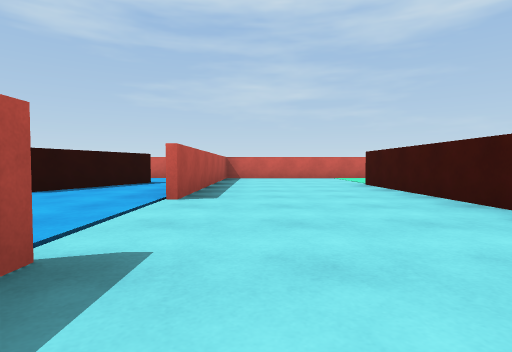
view 1 (above)

23 first-person views from a walk through a Unity game level. The camera is 0.61 m above the floor, tilts 2° down and sees 80° across. The floor is counted in squares, 2 m on a side. Each view is taken from the middle of a square. On the plan, view 1 faces up. The plan holds only what a view shows up to about 9 squares ahead; the rest is blank.

view 2
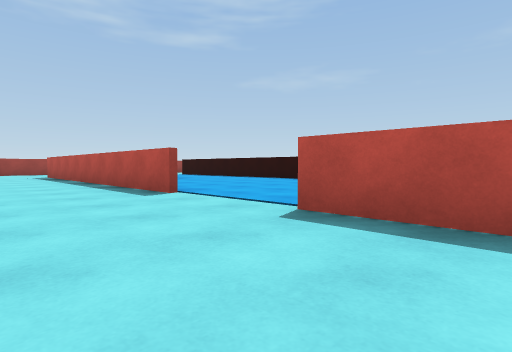

view 3
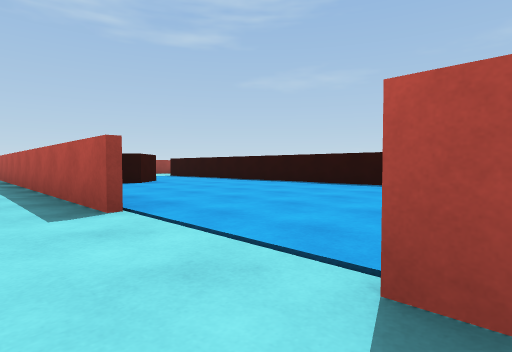

view 4
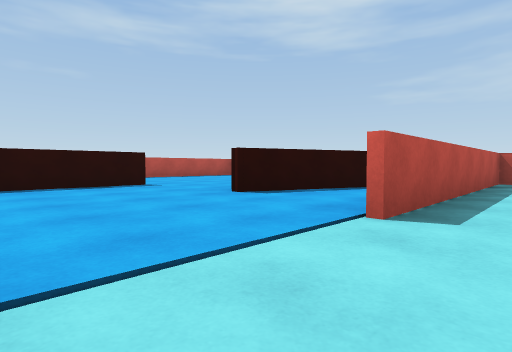

view 5
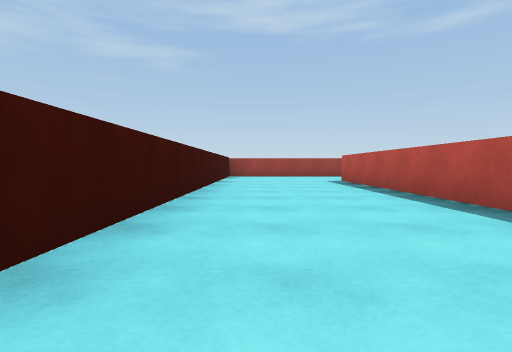

view 6
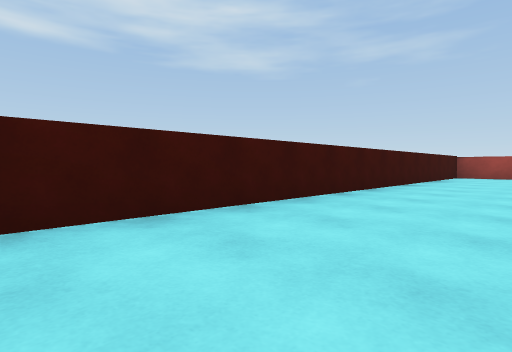

view 7
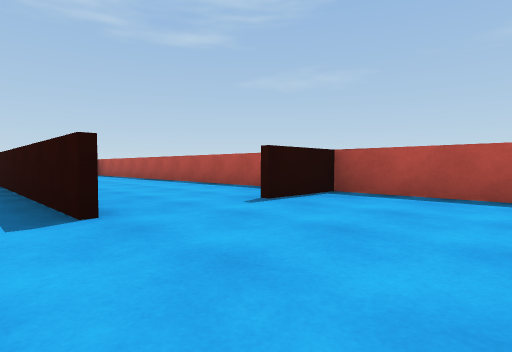

view 8
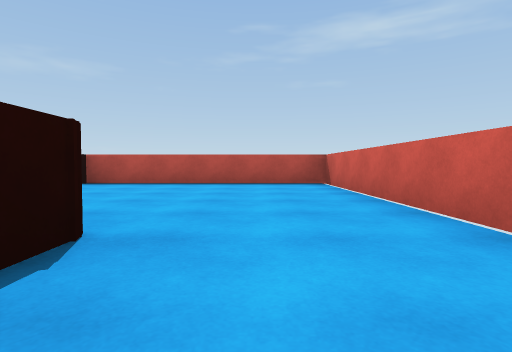

view 9
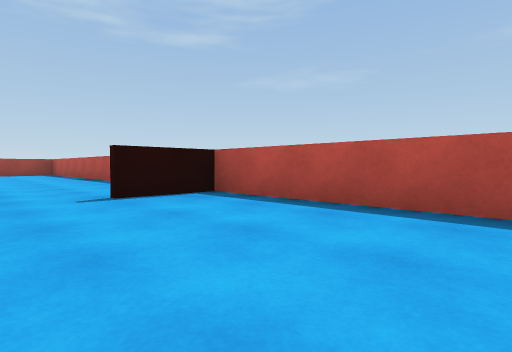

view 10
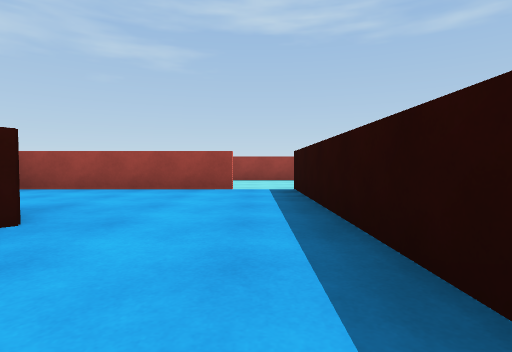

view 11
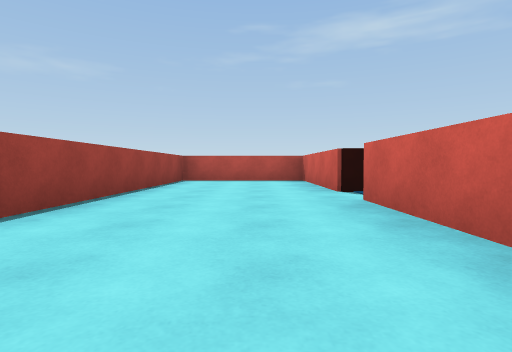

view 12
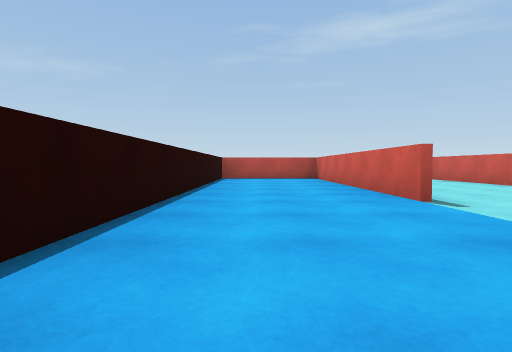

view 13
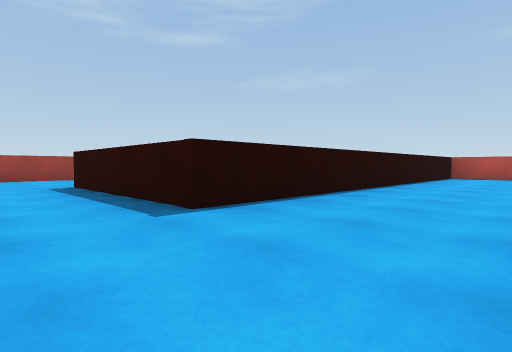

view 14
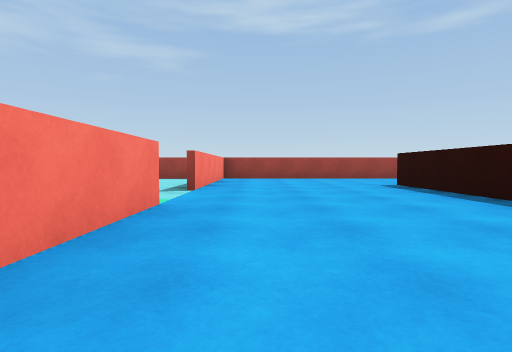

view 15
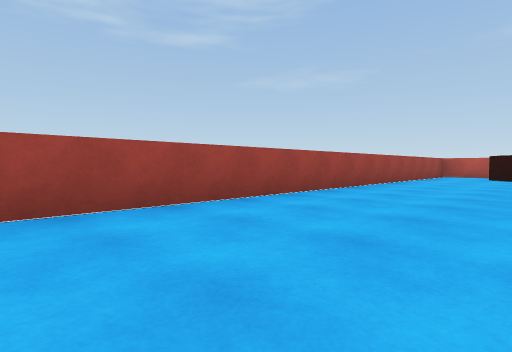

view 16
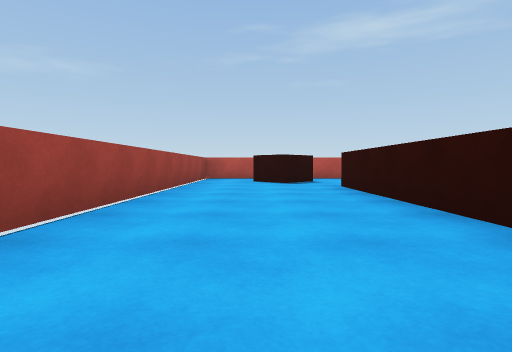

view 17
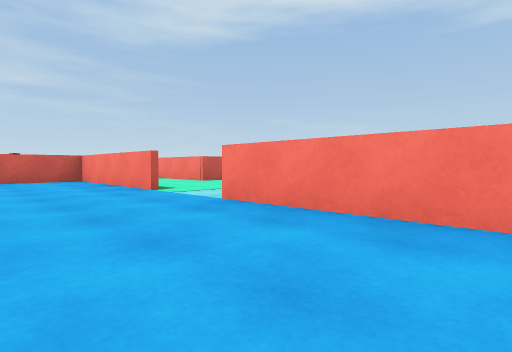

view 18
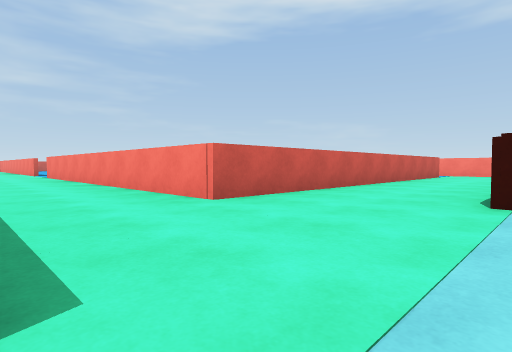

view 19
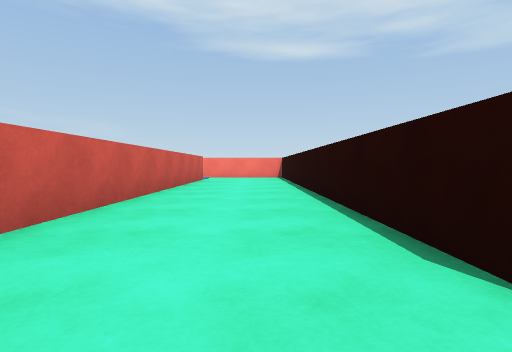

view 20
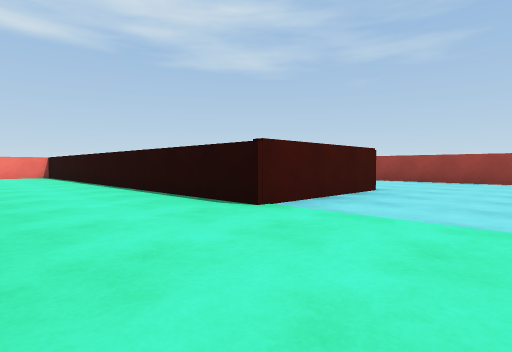

view 21
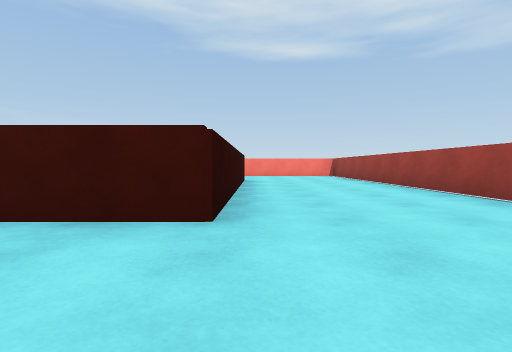

view 22
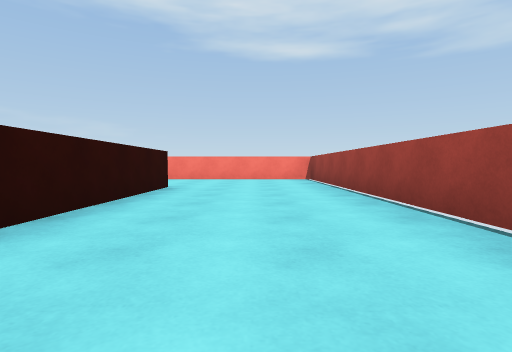

view 23
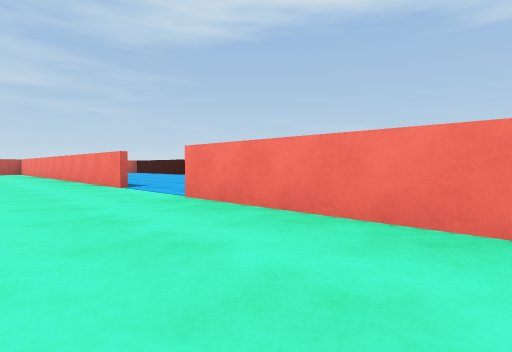

### Floor plan
Ten units are one square. View 1 is at (0, 0); x grows to the right and y downward. Boxes are objects, and circles mark ways between rooms. Rooms are numbered by the first view taken in them; rooms with no view inside come last. Other rooms are left out.
<svg viewBox="-77 -77 210 234">
<path fill="none" stroke="#000" d="M-7 -10 -7 51M14 -72 -7 -72 -7 -26M-15 75 17 75M17 76 17 -49M-45 -31 -45 50M-72 -31 -60 -31M-21 -72 -72 -72 -72 -30M-38 49 -9 49M-15 98 -2 98M28 95 28 76 17 76M-2 98 -2 129M28 105 28 95M28 135 28 118M-14 128 -45 128M-72 119 -72 152 28 152 28 135M56 107 128 107M116 89 46 89M127 110 127 85M46 9 46 -61M26 -72 14 -72M46 89 46 24M102 128 56 128 56 107M36 152 127 152 127 135M-26 76 -72 76M-72 69 -72 98 -15 98M-69 49 -59 49M-72 -30 -72 46M-45 50 -72 50 -72 69M-72 75 -28 75M-21 50 -38 50"/>
<rect x="-35" y="-55" width="20" height="20" fill="#bbb"><title>other object</title></rect>
<rect x="-25" y="15" width="10" height="20" fill="#bbb"><title>other object</title></rect>
<rect x="-65" y="125" width="10" height="20" fill="#bbb"><title>other object</title></rect>
<circle cx="-10" cy="-10" r="3" fill="#2a7"/>
<circle cx="-10" cy="-20" r="3" fill="#2a7"/>
<circle cx="-10" cy="-30" r="3" fill="#2a7"/>
<circle cx="20" cy="-50" r="3" fill="#2a7"/>
<circle cx="20" cy="-60" r="3" fill="#2a7"/>
<circle cx="-10" cy="60" r="3" fill="#2a7"/>
<circle cx="-60" cy="-30" r="3" fill="#2a7"/>
<circle cx="-40" cy="50" r="3" fill="#2a7"/>
<circle cx="15" cy="100" r="3" fill="#2a7"/>
<circle cx="-5" cy="85" r="3" fill="#2a7"/>
<circle cx="15" cy="125" r="3" fill="#2a7"/>
<circle cx="30" cy="110" r="3" fill="#2a7"/>
<circle cx="40" cy="100" r="3" fill="#2a7"/>
<circle cx="45" cy="125" r="3" fill="#2a7"/>
<circle cx="-20" cy="70" r="3" fill="#2a7"/>
<circle cx="-30" cy="60" r="3" fill="#2a7"/>
<text x="0" y="0">1</text>
<text x="-40" y="-20">2</text>
<text x="0" y="80">3</text>
<text x="10" y="110">4</text>
<text x="-30" y="140">5</text>
<text x="70" y="100">6</text>
<text x="30" y="0">7</text>
<text x="70" y="140">8</text>
<text x="-50" y="80">9</text>
<text x="-60" y="10">10</text>
<text x="-60" y="60">11</text>
<text x="-20" y="60">12</text>
</svg>
Room 1 opens to room 2. Room 1 opens to room 7. Room 1 opens to room 12. Room 2 opens to room 10. Room 2 opens to room 11. Room 3 opens to room 4. Room 3 opens to room 9. Room 4 opens to room 5. Room 4 opens to room 6. Room 6 opens to room 7. Room 6 opens to room 8. Room 9 opens to room 12. Room 11 opens to room 12.

Where each view was taken, in squares from view 1:
view 1: 0 up, 0 right, facing up
view 2: 4 up, 1 right, facing down-left
view 3: 3 up, 0 right, facing down-left
view 4: 1 up, 0 right, facing up-left
view 5: 1 up, 1 right, facing down
view 6: 1 up, 0 right, facing down-right
view 7: 5 up, 4 left, facing down-left
view 8: 6 up, 2 left, facing left
view 9: 6 up, 5 left, facing down-left
view 10: 1 down, 4 left, facing down
view 11: 6 down, 1 left, facing left
view 12: 9 down, 0 right, facing left
view 13: 8 down, 1 right, facing down-left
view 14: 8 down, 2 right, facing down
view 15: 13 down, 2 right, facing down-left
view 16: 14 down, 0 right, facing left
view 17: 14 down, 1 right, facing up-right
view 18: 11 down, 3 right, facing up-right
view 19: 10 down, 5 right, facing right
view 20: 9 down, 4 right, facing down-right
view 21: 13 down, 4 right, facing right
view 22: 14 down, 6 right, facing right
view 23: 5 down, 3 right, facing up-right
